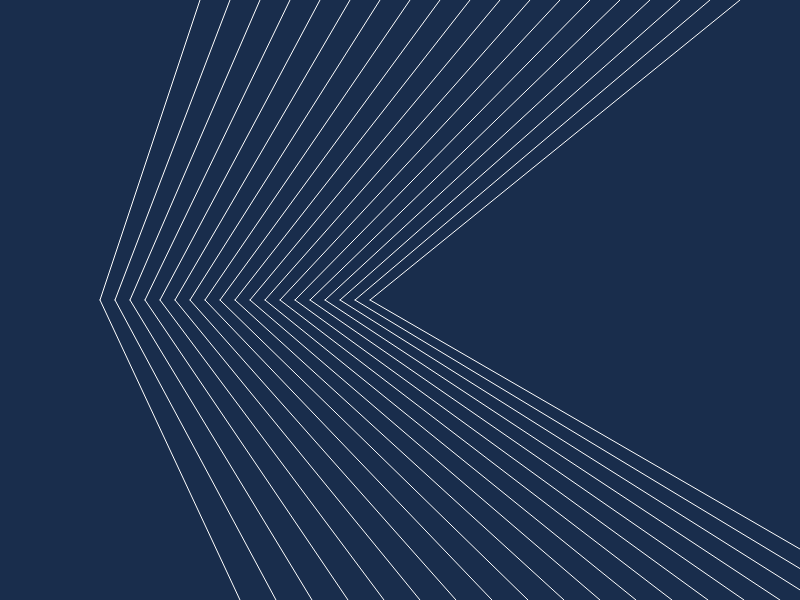
Frame 1 (no input)
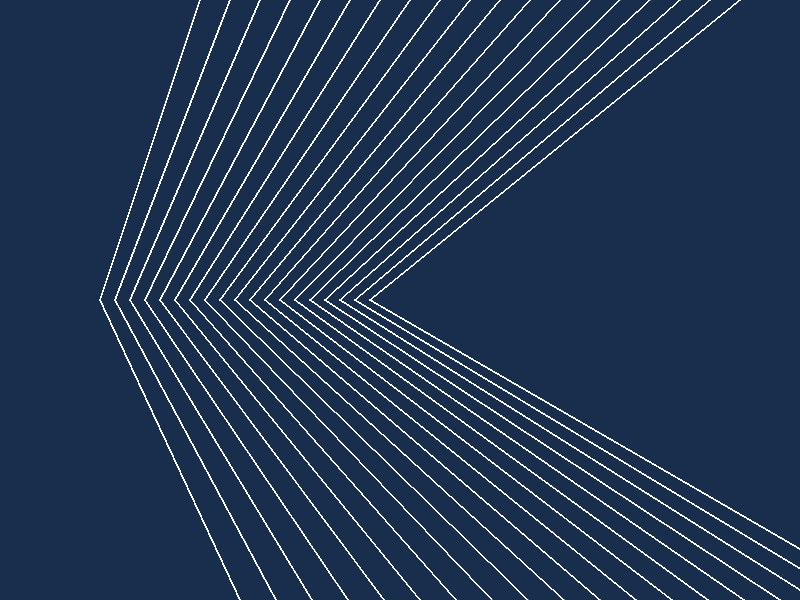
Frame 60 (no input)
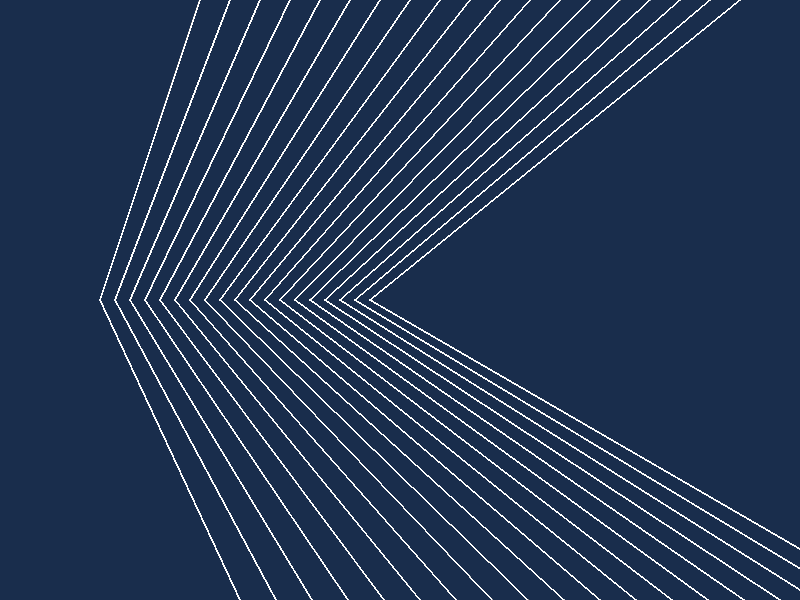
Frame 120 (the mouse pressed at the canvas centre since frame 60)

The p5.js sketch that drew these frames (run headless with seeded random() and noise() and a simulated clock; from frame 60 on, the mouse is pressed at the canvas centre):

// p5.js sketch
// ── sketch.js
function setup() {
  createCanvas(800, 600);
  strokeWeight(1);
  stroke(255);
  background(25, 45, 76);
}

function draw() {
  for (i = 200; i < 750; i+= 30) {
    line(i, 0, i - i/2, 300);
    line(i - i/2, 300, i*1.2, 600);
  }
}
